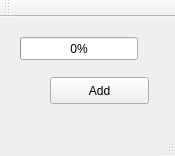
<?xml version="1.0" encoding="UTF-8"?>
<ui version="4.0">
 <class>MainWindow</class>
 <widget class="QMainWindow" name="MainWindow">
  <property name="geometry">
   <rect>
    <x>0</x>
    <y>0</y>
    <width>175</width>
    <height>156</height>
   </rect>
  </property>
  <property name="windowTitle">
   <string>MainWindow</string>
  </property>
  <widget class="QWidget" name="centralWidget">
   <widget class="QProgressBar" name="pb">
    <property name="geometry">
     <rect>
      <x>20</x>
      <y>20</y>
      <width>118</width>
      <height>23</height>
     </rect>
    </property>
    <property name="value">
     <number>0</number>
    </property>
   </widget>
   <widget class="QPushButton" name="pushButton">
    <property name="geometry">
     <rect>
      <x>50</x>
      <y>60</y>
      <width>99</width>
      <height>27</height>
     </rect>
    </property>
    <property name="text">
     <string>Add</string>
    </property>
   </widget>
  </widget>
  <widget class="QMenuBar" name="menuBar">
   <property name="geometry">
    <rect>
     <x>0</x>
     <y>0</y>
     <width>175</width>
     <height>25</height>
    </rect>
   </property>
  </widget>
  <widget class="QToolBar" name="mainToolBar">
   <attribute name="toolBarArea">
    <enum>TopToolBarArea</enum>
   </attribute>
   <attribute name="toolBarBreak">
    <bool>false</bool>
   </attribute>
  </widget>
  <widget class="QStatusBar" name="statusBar"/>
 </widget>
 <layoutdefault spacing="6" margin="11"/>
 <resources/>
 <connections/>
</ui>
